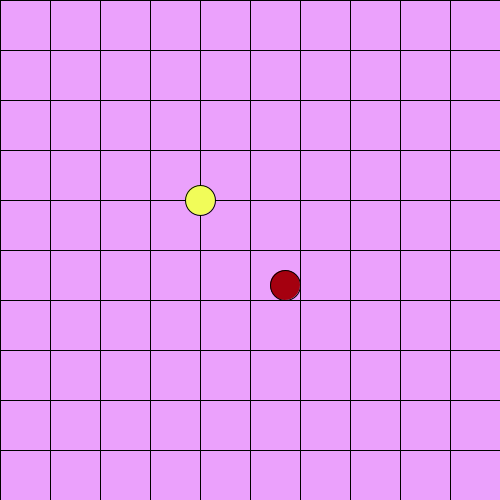
Frame 1 (no input)
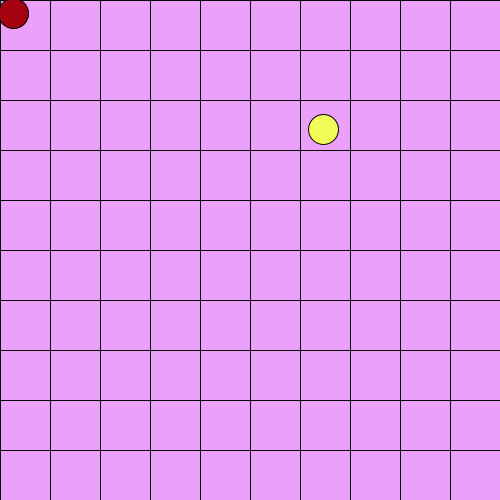
Frame 60 (the mouse pressed at the canvas centre just before this capture)
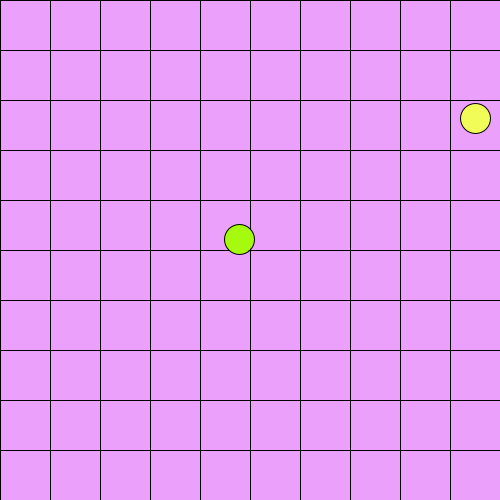
Frame 120 (the mouse held since frame 60 and released just before this capture)

The Processing sketch that drew these frames (run headless with seeded random() and noise(); from frame 60 on, the mouse is pressed at the canvas centre):

// Processing sketch: processing_100139
// ── processing_100139.pde


int timer= 0;
float fx = 200;
float fy = 200;
float ex = 250;
float ey = 250; 
float px = 300;
float py = 300;
float easing = .05;
color pColor = color(#4B9B6F);

void setup() {
  size(500, 500);
  frameRate(24);
}

void draw() {
  background(0);
  bGround();
  food();
  player1();
  collisions();
  
}

void food() {
  //respawn
  timer++;
  if (timer >= 48) {
    fx= random(width);
    fy= random(height);
    timer= 0;
  }
  fill(#F1FC59);
  ellipse(fx, fy, 30, 30);
}

void player1() {
  float targetX = mouseX;
  float targetY = mouseY;
  px += (targetX - px) * easing;
  py += (targetY - py) * easing;
  fill(165, mouseX, 15);
  ellipse(px, py, 30, 30);
}

void collisions() {
  float pDist = dist(px, py, fx, fy);
  if (pDist <= 30) {
    pColor = color(#9B251B);
  }
  else {
    pColor = color(#4B9B6F);
  }
}

void bGround() {
  for (int i = 0; i < width; i += 50) {
    for (int j = 0; j < height; j += 50) {
      fill(#EBA1FC);
      rect(i, j, 50, 50);
  }
}
}
